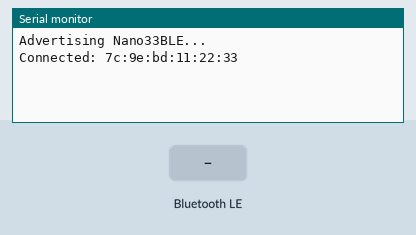
The sketch below on a simulated Arduino Nano 33 IoT. Parts: the last lines printed to the serial monitor. The test bench sets the inputs (shaded band). Nothing arrives over Bluetooth unless stated; a phone connects over Bluetooth LE 3 s after start.

Above: at 3.8 s.
3.9 s: Bluetooth LE write "1" received
At 5.1 s:
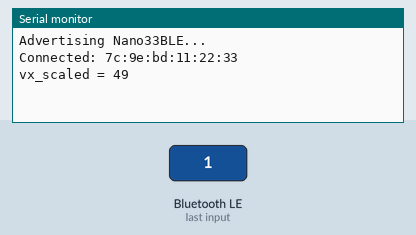
5.4 s: Bluetooth LE write "0" received
At 6.4 s:
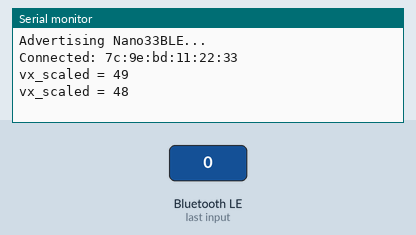
6.9 s: Bluetooth LE write "2" received
At 7.5 s:
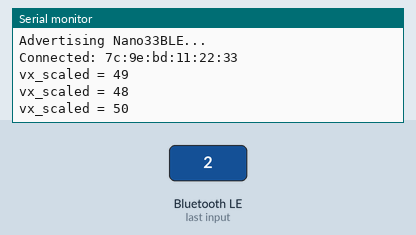

Measured:
- after the input at 3.9 s, the serial monitor: prints a new line at once (image 1)
- after the input at 5.4 s, the serial monitor: prints a new line at once (image 2)
- after the input at 6.9 s, the serial monitor: prints a new line at once (image 3)

The sketch:

Simulation_Velocity_V1.ino
```cpp
#include <Wire.h>
#include <ArduinoBLE.h>
#include <Adafruit_PWMServoDriver.h>

// -------------------- PCA9685 --------------------
Adafruit_PWMServoDriver pwm(0x7F);

const int NUM_MOTORS = 8;
const int FIRST_CH = 0;
const int PWM_FREQ = 2000;

// -------------------- BLE --------------------
BLEService controlService("19B10000-E8F2-537E-4F6C-D104768A1214");

BLECharacteristic vxChar(
  "19B10003-E8F2-537E-4F6C-D104768A1214",
  BLEWrite | BLEWriteWithoutResponse,
  2
);

// -------------------- USER PARAMETERS --------------------
// how long each motor stays on
const unsigned long motorOnTimeMs = 150;

// scaling from velocity magnitude to time between motors
// larger value = slower wave overall
const float stepTimeScale = 60000.0f;

//  minimum velocity before anything happens
const int deadband = 0;

// Fixed intensity
const float motorLevel = 1.00f;

// -------------------- STATE --------------------
int16_t vx_scaled = 0;
int currentMotor = 0;
int direction = 1;

unsigned long lastStepTime = 0;

bool motorActive[NUM_MOTORS] = {false};
unsigned long motorOffTime[NUM_MOTORS] = {0};

// -------------------- HELPERS --------------------
void setMotorLevel(int ch, float level) {
  if (level < 0.0f) level = 0.0f;
  if (level > 1.0f) level = 1.0f;

  uint16_t duty = (uint16_t)(level * 4095.0f);
  pwm.setPWM(ch, 0, duty);
}

void turnMotorOn(int idx) {
  setMotorLevel(FIRST_CH + idx, motorLevel);
  motorActive[idx] = true;
  motorOffTime[idx] = millis() + motorOnTimeMs;
}

void turnMotorOff(int idx) {
  setMotorLevel(FIRST_CH + idx, 0.0f);
  motorActive[idx] = false;
}

void allOff() {
  for (int i = 0; i < NUM_MOTORS; i++) {
    turnMotorOff(i);
  }
}

unsigned long computeStepIntervalMs(int16_t v) {
  int mag = abs(v);

  if (mag <= deadband) {
    return 0;
  }

  // interval = scale / |velocity|
  float interval = stepTimeScale / (float)mag;

  // avoid silly values
  if (interval < 10.0f) interval = 10.0f;
  if (interval > 1000.0f) interval = 1000.0f;

  return (unsigned long)interval;
}

// -------------------- SETUP --------------------
void setup() {
  Serial.begin(115200);

  Wire.begin();
  pwm.begin();
  pwm.setPWMFreq(PWM_FREQ);
  allOff();

  if (!BLE.begin()) {
    while (1) {}
  }

  BLE.setLocalName("Nano33BLE");
  BLE.setAdvertisedService(controlService);
  controlService.addCharacteristic(vxChar);
  BLE.addService(controlService);
  BLE.advertise();

  Serial.println("Advertising Nano33BLE...");
}

// -------------------- LOOP --------------------
void loop() {
  BLEDevice central = BLE.central();

  if (!central) {
    allOff();
    return;
  }

  Serial.print("Connected: ");
  Serial.println(central.address());

  while (central.connected()) {
    unsigned long now = millis();

    // Read new BLE velocity if available
    if (vxChar.written()) {
      uint8_t b[2];
      vxChar.readValue(b, 2);
      vx_scaled = (int16_t)((b[1] << 8) | b[0]);

      if (vx_scaled > 0) {
        direction = 1;
      } else if (vx_scaled < 0) {
        direction = -1;
      }

      Serial.print("vx_scaled = ");
      Serial.println(vx_scaled);
    }

    // Turn off motors whose on-time has expired
    for (int i = 0; i < NUM_MOTORS; i++) {
      if (motorActive[i] && ((long)(now - motorOffTime[i]) >= 0)) {
        turnMotorOff(i);
      }
    }

    // If velocity is too small, keep everything off
    unsigned long stepIntervalMs = computeStepIntervalMs(vx_scaled);

    if (stepIntervalMs == 0) {
      allOff();
      continue;
    }

    // Time to move to next motor in the sequence
    if (now - lastStepTime >= stepIntervalMs) {
      lastStepTime = now;

      currentMotor += direction;

      if (currentMotor >= NUM_MOTORS) currentMotor = 0;
      if (currentMotor < 0) currentMotor = NUM_MOTORS - 1;

      turnMotorOn(currentMotor);
    }
  }

  Serial.println("Disconnected");
  allOff();
}
```
